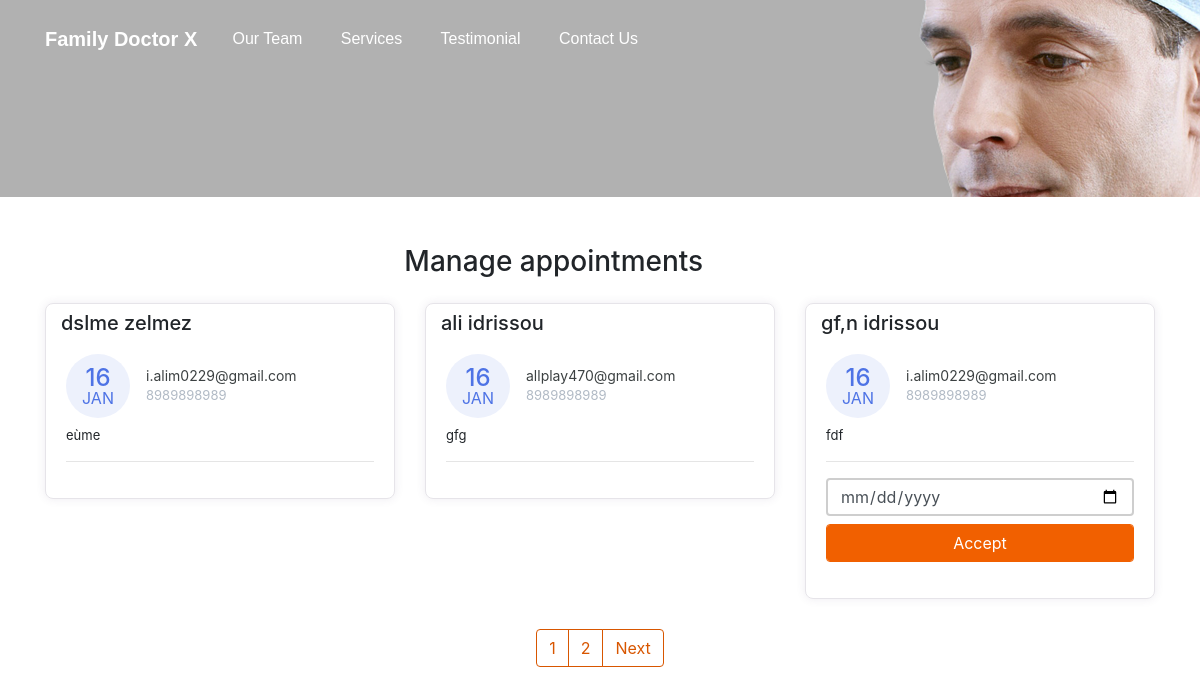
The page /manage-appointments/ on the database its author committed.
### doctor/models.py (models this page shows, shortened)
class Appointment(models.Model):
    first_name=models.CharField(max_length=50)
    last_name=models.CharField(max_length=50)
    email=models.CharField(max_length=50)
    phone=models.CharField(max_length=50)
    request=models.TextField(blank=True)
    sent_date=models.DateField(auto_now_add=True)
    accepted=models.BooleanField(default=False)
    accepted_date=models.DateField(auto_now_add=False,null=True,blank=True)
    class Meta:
        ordering=["-sent_date"]

### doctor/views.py (the view, shortened to what this page needs)
# urls.py: path("manage-appointments/",ManageAppointmentTemplateView.as_view(),name="manage"),
class ManageAppointmentTemplateView(ListView):
    template_name = "manage-appointments.html"
    model=Appointment
    context_object_name="appointments"
    login_required=True
    paginate_by=3
    def get_context_data(self,*args, **kwargs):
        context = super().get_context_data(*args,**kwargs)
        appointments=Appointment.objects.all()
        context.update(
            {
                "title":"Manage appointments"
            }
        )
        return context

### doctor/context_processors.py (called while the page is built)
def get_notification(request):
    count=Appointment.objects.filter(accepted=False).count()
    data={
        "count":count
    }
    return data

### templates/manage-appointments.html (shortened to what this page needs)
{% extends 'base.html' %}
{% block content %}
    <div class="container mt-5">
        <div class="col-11 text-center mt-4 mb-4">
            <h3>
                Manage appointments
            </h3>
        </div>
        <div class="row">
          {% for app in appointments %}
            <div class="col-lg-4">
                <div class="card card-margin">
                    <div class="card-header no-border">
                        <h5 class="card-title">{{app.first_name}} {{app.last_name}}</h5>
                    </div>
                    <div class="card-body pt-0">
                        <div class="widget-49">
                            <div class="widget-49-title-wrapper">
                                <div class="widget-49-date-primary">
                                    <span class="widget-49-date-day">{{app.sent_date|date:"d"}}</span>
                                    <span class="widget-49-date-month">{{app.sent_date|date:"M"}}</span>
                                </div>
                                <div class="widget-49-meeting-info">
                                    <span class="widget-49-pro-title">{{app.email}}</span>
                                    <span class="widget-49-meeting-time">{{app.phone}}</span>
                                </div>
                            </div>
                            <div class="widget-49-meeting-points">
                                <span>{{app.request}}</span>
                            </div>
                            <hr class="w-100">
                            {% if app.accepted == False %}
                            <form method="POST" action="{% url 'manage' %}">
                            <div class="form-group">
                                <input type="date" name="date" class="form-control mb-2"
                                    placeholder="dd-mm-yyyy" value=""
                                    min="1997-01-01" max="2030-12-31">
                                <input class="btn-block btn-primary form-control" type="submit" value="Accept">
                            </div>
                          </form>
                          {% endif %}
                        </div>
                    </div>
                </div>
            </div>
            {% endfor %}
        </div>
        {% if is_paginated  %}
        <div class="wrapper">
            <nav aria-label="Page navigation example">
                <ul class="pagination">
                    {% for number in page_obj.paginator.page_range %}
                    <li class="page-item"><a class="page-link" href="?page={{number}}">{{number}}</a></li>
                    {% endfor %}
                    {% if page_obj.has_next %}
                    <li class="page-item"><a class="page-link" href="?page={{page_obj.has_prebious_page_number}}">Next</a></li>
                    {% endif %}
                </ul>
            </nav>
        </div>
        {% endif %}
  {% endblock content %}

### static/css/styles.css (style rules this page uses)
.form-control { box-shadow: none !important; outline: none !important; border: 2px solid #cecece; height: 38px; }
.title-box .border,.btn-primary,.back-to-top, .logo i,.question-q-box,.social-circle li a:hover { background-color: #f16000 !important; }
.btn-primary { border: 1px solid #f16000 !important; }

### rows shown on the page
Appointment: first_name "dslme", last_name "zelmez", sent_date "16", sent_date "JAN", email "i.alim0229@gmail.com", phone "8989898989", request "eùme"
Appointment: first_name "ali", last_name "idrissou", sent_date "16", sent_date "JAN", email "allplay470@gmail.com", phone "8989898989", request "gfg"
Appointment: first_name "gf,n", last_name "idrissou", sent_date "16", sent_date "JAN", email "i.alim0229@gmail.com", phone "8989898989", request "fdf"

### other values the page prints
{{ number }} "1" "2"
